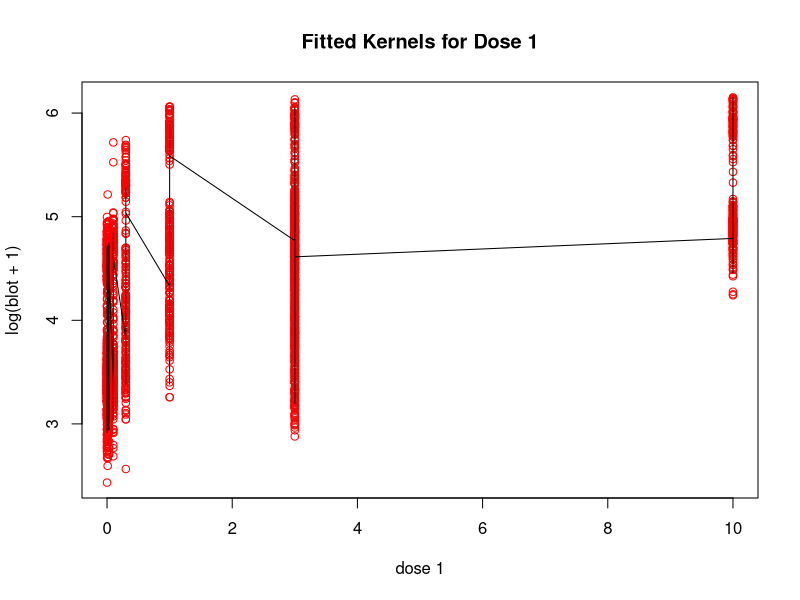
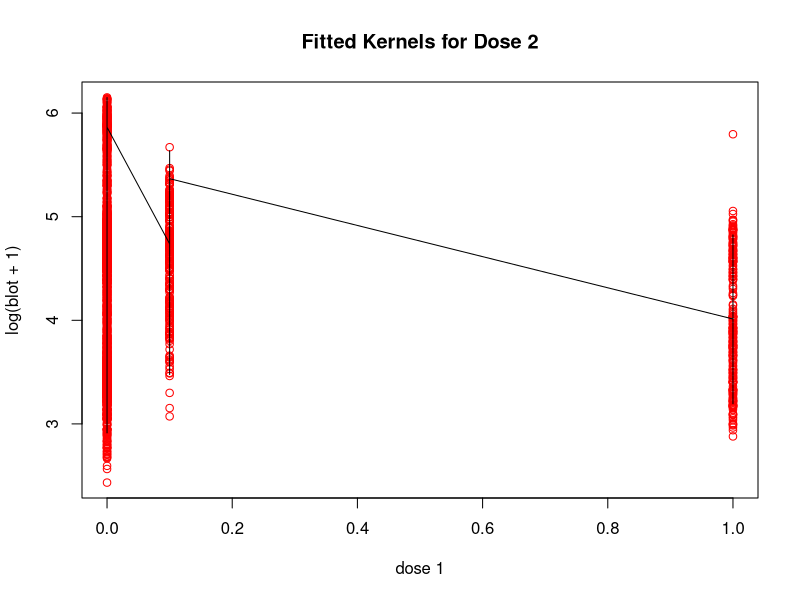
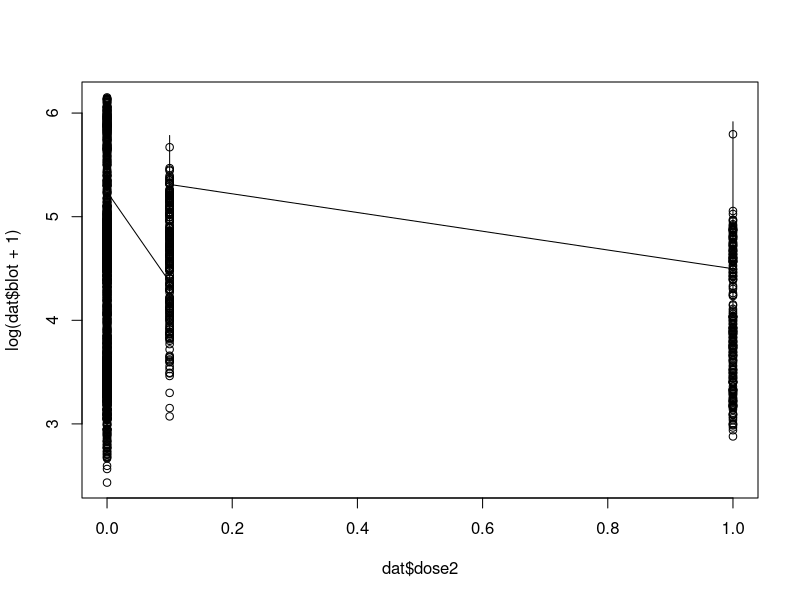
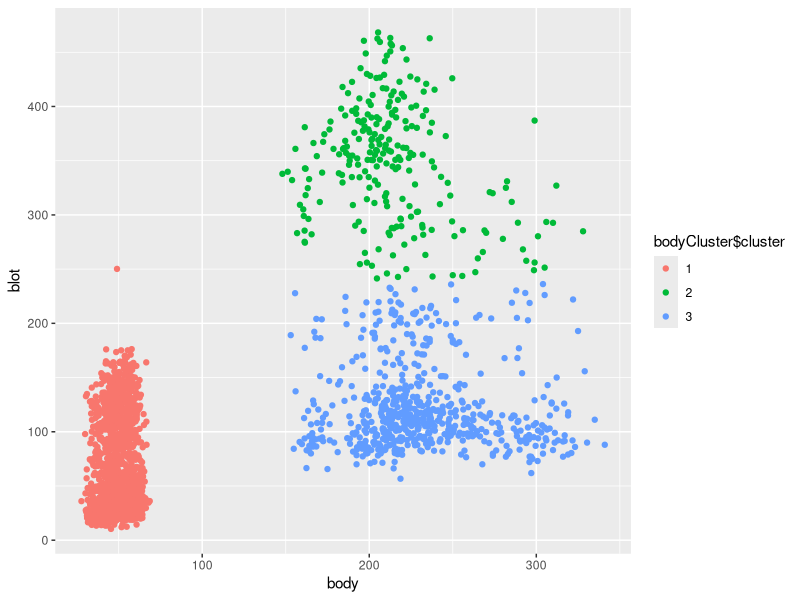

The R script that drew these images, in order: (Note: this script raises an error after producing the figures.)
## ---- chunk 1
#Read in the data
library(dplyr)
library(lme4)
library(ggplot2)
library(magrittr)
dat <- read.table("case1.txt", header = T, stringsAsFactors = F, na.strings = ".", colClasses=c("character","character","numeric","numeric","numeric","numeric","numeric","numeric"))
dat <-  dat %>% filter(complete.cases(blot)) 
## ---- chunk 2
#creates a kernel distribution for each covariate
#be careful of random samples--Big X can't have NAs
kern_distribution <- function(x,knots = 4) {
  ### s: #controls how wide the kernels are, s should be half the distance between two knots 
  ### tau: decides where the breaks are based on the number of knots
  ###knots: number of splits/peaks in the data
  ##x and y are the data
  
  tau <- seq(min(x), max(x), length.out = knots)
  s <- diff(tau)[1]/2
  X <- matrix(0, nrow=length(x),ncol=knots)
  for(i in 1:knots) {
    X[,i] <- x * dnorm(x, tau[i], s)
  }
  return(X)
}

#smoothing out the graph by predicting values for the fitted data
#same function as the kern distribution, but this time it is smoother
smooth_graph <- function(x,knots = 4) {
  tau <- seq(min(x), max(x), length.out = knots)
  s <- diff(tau)[1]/2
  x.predict <- seq(min(x), max(x), length.out=length(x))
  X.predict <- matrix(0, nrow=length(x.predict),ncol = knots)
  for(i in 1:knots) {
    X.predict[,i] <- x.predict * dnorm(x.predict, tau[i], s)
  }
  return(X.predict)
}
## ---- chunk 3

#attach(dat) ##attaches the data so we can just run through with the variable names

m2 <- lmer(log(blot + 1) ~ (1 + proto + kern_distribution(dose1, knots = 5) + kern_distribution(dose2, knots = 3)|lab) + kern_distribution(dose1, knots = 5) + kern_distribution(dose2, knots = 3) , data = dat)  #X + Z + R + S + random effect
#summary(m2)

plot(dat$dose1,log(dat$blot + 1), col = "red", main = "Fitted Kernels for Dose 1", ylab = "log(blot + 1)", xlab = "dose 1") #plots the true data
lines(sort(dat$dose1), fitted(m2)[order(dat$dose1)]) #shows how well the model fits the true data
#abline(v = tau)

plot(dat$dose2, log(dat$blot + 1), col = "red", main = "Fitted Kernels for Dose 2", ylab = "log(blot + 1)", xlab = "dose 1")
lines(sort(dat$dose2), fitted(m2)[order(dat$dose2)])
#abline(v = tau)

## ---- chunk 4
#smooth version
m3 <- lmer(log(blot + 1) ~ (1 + proto|lab) + smooth_graph(dose1, knots = 3) + smooth_graph(dose2, knots = 3) + smooth_graph(body, knots = 3), data = dat) #X + Z + R + S + random effect
summary(m3)
y.predict <- predict(m3, dat)
  #cbind(1, cbind(smooth_graph(dat$dose1, dat$blot), ) %*% coef(m2) #predict function is easier // but cbind(X.predicts)
plot(dat$dose2,log(dat$blot+1))
lines(sort(dat$dose2), fitted(m3)[order(dat$dose2)])
## ---- chunk 5
library(cluster)
set.seed(20)
bodyCluster <- kmeans(dat[, c(6,8)], 3, nstart = 20)

bodyCluster$cluster <- as.factor(bodyCluster$cluster)
ggplot(dat, aes(body, blot, color = bodyCluster$cluster)) + geom_point()

#Splits the body weight into 3 bins...
##add it back to the data & replace body with these 3 groups

dat$bodyClust <- bodyCluster$cluster
## ---- chunk 6
plot(m4, main = 'Residuals vs. Fitted', xlab = "Fitted", ylab = "Residuals")
## ---- chunk 7
qqnorm(resid(m4))
## ---- chunk 8
R5 <- NULL
SD <- NULL
for(i in 1: 100) {
  samp <- sample(dim(dat)[1], dim(dat)[1]/10)
  test <- dat[samp,]
  train <- dat[-samp,]
  ufinmod <- lmer(log(blot + 1) ~ (1 + proto + kern_distribution(dose1, knots = 5) + kern_distribution(dose2, knots = 3)|lab) + kern_distribution(dose1, knots = 5) + kern_distribution(dose2, knots = 3) + bodyClust, data = dat) 
  p_finmod <- predict(ufinmod, test)
  SD <- rbind(SD, sd(log(test$blot + 1)))
  R5 <- rbind(R4, RMSE(p_finmod, log(test$blot+1)))
}
## ---- chunk 9
#m4 <- lmer(log(blot + 1) ~ (1 + proto + kern_distribution(dose1, knots = 5) + kern_distribution(dose2, knots = 3)|lab) + kern_distribution(dose1, knots = 5) + kern_distribution(dose2, knots = 3) + bodyClust, data = dat) #X + Z + R + S + random effect
summary(m4)
